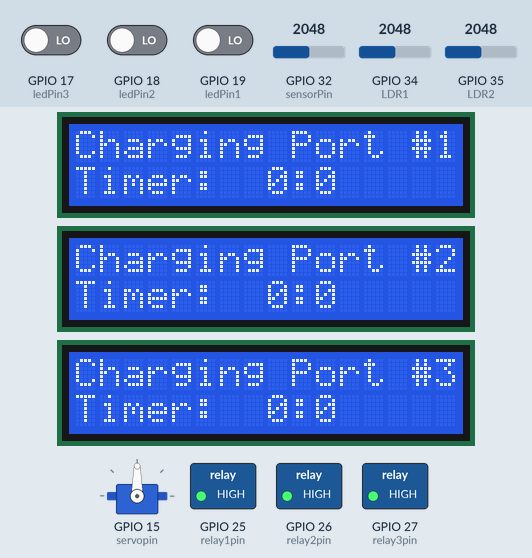
Simulated run of this sketch. Board: ESP32. Shown: 3 × 16×2 character LCD, servo, switched loads named in the sketch (green lamp = pin HIGH). The inputs (shaded band) are chosen by the test bench; at power-on: GPIO 17 (ledPin3) LOW, GPIO 18 (ledPin2) LOW, GPIO 35 (LDR2) = 2048, GPIO 34 (LDR1) = 2048, GPIO 19 (ledPin1) LOW, GPIO 32 (sensorPin) = 2048. WiFi joins after 1.5 s; servers stay silent unless stated; what the sketch prints to the serial monitor is not drawn.

Above: at 3.9 s.
4.0 s: GPIO 17 (ledPin3) driven HIGH
At 6.8 s:
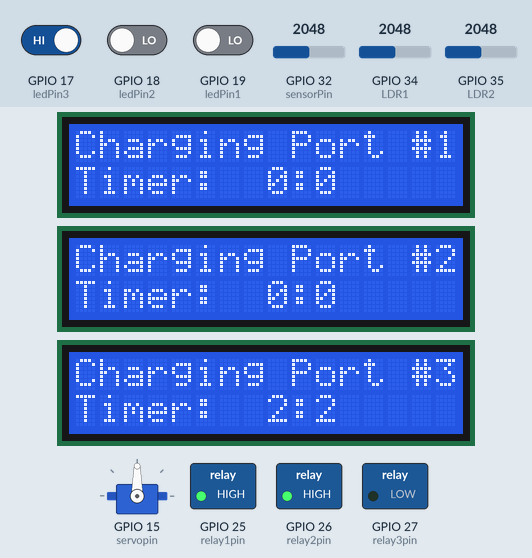
7.0 s: GPIO 18 (ledPin2) driven HIGH
At 9.6 s:
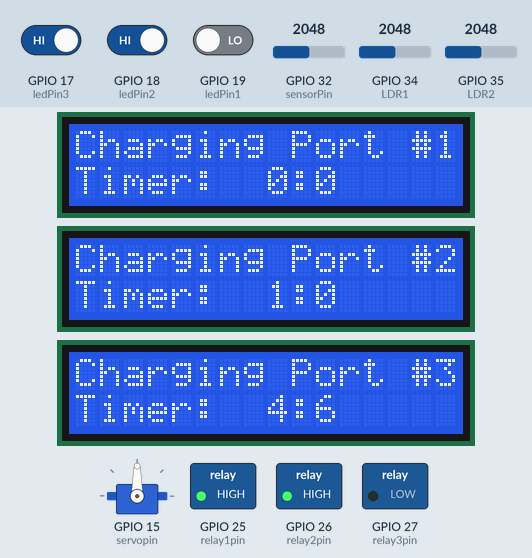
10.0 s: GPIO 35 (LDR2) set to 2866
At 11.9 s:
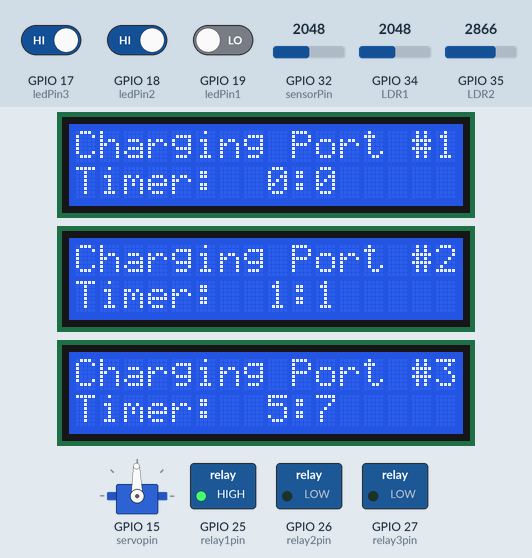
12.6 s: GPIO 34 (LDR1) set to 2866
At 14.3 s:
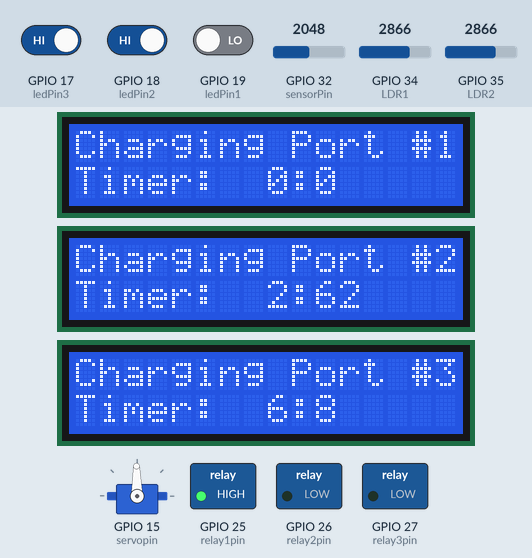
15.6 s: GPIO 17 (ledPin3) driven LOW
At 18.5 s:
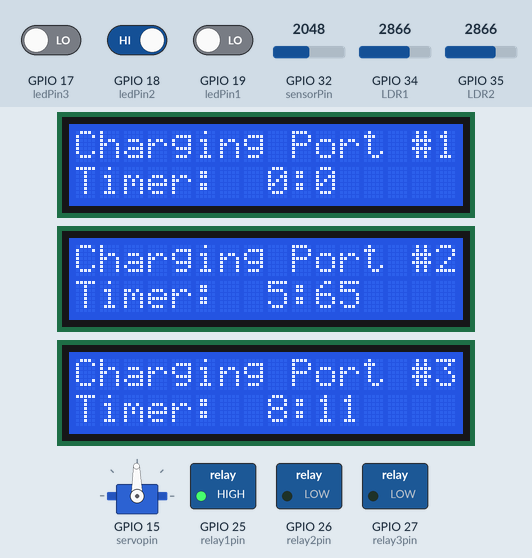
18.6 s: GPIO 19 (ledPin1) driven HIGH
At 21.9 s:
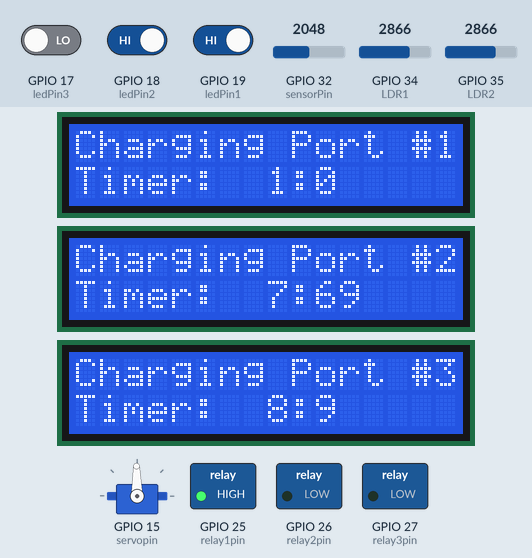
Timing chart, 0 to 22.6 s (numbered marks = the images above; inputs shaded):
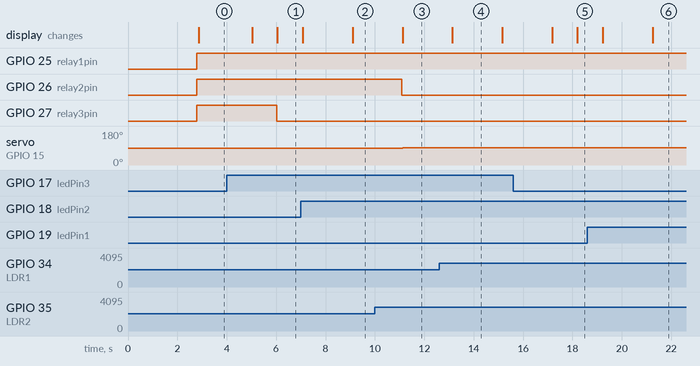

Measured:
- after the input at 4.0 s, GPIO 27 (relay3pin): HIGH → LOW after 2.0 s; the display: first changes after 1.0 s (image 1 shows a later state)
- after the input at 10.0 s, servo on GPIO 15 (servopin): 90° → 91° after 1.1 s
- after the input at 12.6 s, servo on GPIO 15 (servopin): stays 91° (without the input it goes to 92° after 0.54 s)
- after the input at 15.6 s, the display: first differs from a run without the input after 2.6 s (image 5)
- what the display in image 4 shows lasts 2.1 s, from 13.1 s to 15.2 s

The sketch:

timerswsensor.ino
```cpp
//Working with 3IR sensor, 3timers, 3lcd, and 3 relays

#ifdef ESP32
  #include <WiFi.h>
  #include <HTTPClient.h>
#else
  #include <ESP8266WiFi.h>
  #include <ESP8266HTTPClient.h>
  #include <WiFiClient.h>
#endif

// Replace with your network credentials
const char* ssid     = "PLDTHOMEFIBR95c68";
const char* password = "PLDTWIFIxw4aq";

// Jericho Wifi credential
//const char* ssid     = "HUAWEI-c2hG";
//const char* password = "allmight02";


 #include <Wire.h>  // library for I2C protocol
 #include <LiquidCrystal_I2C.h> // library for I2C LCD
 LiquidCrystal_I2C lcd(0x25,16,2); // set the LCD address to 0x27 for a 16 chars and 2 line display
 LiquidCrystal_I2C lcd2(0x26,16,2);
 LiquidCrystal_I2C lcd3(0x27,16,2);

  int sensorValue1;   // variable to store the value coming from the sensor
  int sensorValue2;
  int sensorValue3;

  int ledPin1 = 19;   //pins of infrared sensors
  int ledPin2 = 18;
  int ledPin3 = 17; //D7

  int relay1pin = 25;
  int relay2pin = 26;
  int relay3pin = 27;

  // code for battery sensor
  int sensorPin = 32;    // select the input pin for the potentiometer
  int sensorValue = 0;  // variable to store the value coming from the sensor
  int battery = 0;


  // universal millis variable
  unsigned long startTime = 0;        // millis counter
  unsigned long uniaddmins = 1;
  unsigned long uniaddamount = 3;

  String batstat = "na";
  String batpercent = "na";
  String port1stat = "na";
  String port1time = "na";
  String port2stat = "na";
  String port2time = "na";
  String port3stat = "na";
  String port3time = "na";

  // LCD TIMER 1
 // amount of time will be added when coin is inserted
  unsigned long addmins = uniaddmins;
  unsigned long addamount = uniaddamount; // input secs
  unsigned long timerUp = 0;          // remaining millis till timer is up
  unsigned long updatedtimerUp = 0;   // counting timer
  unsigned long displaychange = 0;   // to change display in lcd every second
  unsigned long mins = 0;           // mins


  // LCD TIMER 2
 // amount of time will be added when coin is inserted
  unsigned long addmins2 = uniaddmins;
  unsigned long addamount2 = uniaddamount; // input secs
  unsigned long timerUp2 = 0;          // remaining millis till timer is up
  unsigned long updatedtimerUp2 = 0;   // counting timer
  unsigned long displaychange2 = 0;   // to change display in lcd every second
  unsigned long mins2 = 0;           // mins


  // LCD TIMER 3
 // amount of time will be added when coin is inserted
  unsigned long addmins3 = uniaddmins;
  unsigned long addamount3 = uniaddamount; // input secs
  unsigned long timerUp3 = 0;          // remaining millis till timer is up
  unsigned long updatedtimerUp3 = 0;   // counting timer
  unsigned long displaychange3 = 0;   // to change display in lcd every second
  unsigned long mins3 = 0;           // mins


//Include the servo motor library
#include <Servo_ESP32.h>
//Define the LDR sensor pins
#define LDR1 34
#define LDR2 35
//Define the error value. You can change it as you like
#define error 500
//Starting point of the servo motor
int Spoint =  90;
//Create an object for the servo motor
Servo_ESP32 servo;

int servopin = 15;
int maxrotate = 180;
int minrotate = 90;


  unsigned long servomove = 0;        //
  unsigned long servoTime = 0;


void setup() {
  // put your setup code here, to run once:
  Serial.begin(9600);
  millis(); //initialize millis start time


  pinMode(ledPin1, INPUT);    //setting infrared pins as input pins
  pinMode(ledPin2, INPUT);
  pinMode(ledPin3, INPUT);

  pinMode(relay1pin, OUTPUT);   // setting relays as output pins
  pinMode(relay2pin, OUTPUT);
  pinMode(relay3pin, OUTPUT);

  pinMode(sensorPin, INPUT);


  // defines the size of lcd
//  lcd.begin(16,2);
//  lcd2.begin(16,2);
//  lcd3.begin(16,2);
  // initialize 3 lcds
  lcd.init();
  lcd2.init();
  lcd3.init();
  //turns on backlight
  lcd.backlight();
  lcd2.backlight();
  lcd3.backlight();
  //clears screen to put text
  lcd.clear();
  lcd2.clear();
  lcd3.clear();
  lcd.setCursor(0,0);
  lcd2.setCursor(0,0);
  lcd3.setCursor(0,0);
  //prints to the screen
  lcd.print("Charging Port #1");
  lcd2.print("Charging Port #2");
  lcd3.print("Charging Port #3");
  lcd.setCursor(0,1);
  lcd2.setCursor(0,1);
  lcd3.setCursor(0,1);
  lcd.print("Timer: ");
  lcd2.print("Timer: ");
  lcd3.print("Timer: ");
  lcd.setCursor(9,1);
  lcd2.setCursor(9,1);
  lcd3.setCursor(9,1);
  lcd.print(":");
  lcd2.print(":");
  lcd3.print(":");

//Include servo motor PWM pin
  servo.attach(servopin);
//Set the starting point of the servo
  servo.write(Spoint);
  delay(1000);

    WiFi.begin(ssid, password);
  Serial.println("Connecting");
  while(WiFi.status() != WL_CONNECTED) {
    delay(500);
    Serial.print(".");
  }
  Serial.println("");
  Serial.print("Connected to WiFi network with IP Address: ");
  Serial.println(WiFi.localIP());

}

void loop() {
  // put your main code here, to run repeatedly:
  startTime = millis();
  servoTime = millis();
  startTime = startTime / 1000;   // Convert startTime to seconds

  sensorValue1 = digitalRead(ledPin1);    //Reads value of infrared sensors
  sensorValue2 = digitalRead(ledPin2);
  sensorValue3 = digitalRead(ledPin3);

  int voltageValue = analogRead(sensorPin);
  int battery=map(voltageValue,788,3950,1,100);


  //  Serial.print("IR1: ");
  //  Serial.print(sensorValue1);
  //  Serial.print(" IR2: ");
  //  Serial.print(sensorValue2);
  //  Serial.print(" IR3: ");
  //  Serial.print(sensorValue3);
  //  Serial.print(" ");
  //  Serial.print("voltage: ");
  //  Serial.print(voltageValue);
  //  Serial.println("   ");


  // LCD TIMER 1 ----------------------------------------------------------------------

  updatedtimerUp = timerUp - startTime;

  if (updatedtimerUp == 1){
    if (mins > 0){
      timerUp = timerUp + 60;
      mins = mins - 1;
    }
  }

  if (updatedtimerUp >= 1000000){
    updatedtimerUp = 0;
  }


//  Serial.println(sensorValue1);


      //Runs when IR
    if (sensorValue1 == 1) {

      if (updatedtimerUp >=1){
        timerUp = timerUp + addamount;
        mins = mins + addmins;
      } else {
        timerUp = startTime + addamount;
        mins = mins + addmins;
      }


      Serial.println("coin inserted!!");
      delay(1000);
    }


  // LCD TIMER 2 ----------------------------------------------------------------------

updatedtimerUp2 = timerUp2 - startTime;

  if (updatedtimerUp2 == 1){
    if (mins2 > 0){
      timerUp2 = timerUp2 + 60;
      mins2 = mins2 - 1;
    }
  }

  if (updatedtimerUp2 >= 1000000){
    updatedtimerUp2 = 0;
  }


//  Serial.println(sensorValue1);

    if (sensorValue2 == 1) {

      if (updatedtimerUp2 >=1){
        timerUp2 = timerUp2 + addamount2;
        mins2 = mins2 + addmins2;
      } else {
        timerUp2 = startTime + addamount2;
        mins2 = mins2 + addmins2;
      }


      Serial.println("coin inserted!!");
      delay(1000);
    }


  // LCD TIMER 3 ----------------------------------------------------------------------

updatedtimerUp3 = timerUp3 - startTime;

  if (updatedtimerUp3 == 1){
    if (mins3 > 0){
      timerUp3 = timerUp3 + 60;
      mins3 = mins3 - 1;
    }
  }

  if (updatedtimerUp3 >= 1000000){
    updatedtimerUp3 = 0;
  }


    if (sensorValue3 == 1) {

      if (updatedtimerUp3 >=1){
        timerUp3 = timerUp3 + addamount3;
        mins3 = mins3 + addmins3;
      } else {
        timerUp3 = startTime + addamount3;
        mins3 = mins3 + addmins3;
      }


      Serial.println("coin inserted!!");
      delay(1000);
    }


    // turn on relay if timer is running
  if (updatedtimerUp > 0){
//    digitalWrite(relay1pin, HIGH);

//    Serial.print("relay1pin: ");
//    Serial.print(relay1pin);
//    Serial.print("   ");
//    Serial.print("updatedtimerUp: ");
//    Serial.print(updatedtimerUp);
//    Serial.println("   ");


    digitalWrite(relay1pin, LOW);

  } else {

//    Serial.print("relay1pin: ");
//    Serial.print(relay1pin);
//    Serial.println("   ");


        digitalWrite(relay1pin, HIGH);

  }

  if (updatedtimerUp2 > 0){
    digitalWrite(relay2pin, LOW);
  } else {
    digitalWrite(relay2pin, HIGH);
  }

  if (updatedtimerUp3 > 0){
    digitalWrite(relay3pin, LOW);
  } else {
    digitalWrite(relay3pin, HIGH);
  }


  // Change the time in lcd everysecond -----------------------------------------------
  //
  if (startTime >= displaychange){
    displaychange = startTime + 1;

//    Serial.print("startTime: ");
//    Serial.print(startTime);
//    Serial.print(" ");
//
//    Serial.print("timerUp: ");
//    Serial.print(timerUp);
//    Serial.print("   ");
//
    Serial.print("updatedtimerUp: ");
    Serial.print(updatedtimerUp);
    Serial.print(" ");

    Serial.print("updatedtimerUp2: ");
    Serial.print(updatedtimerUp2);
    Serial.print(" ");

    Serial.print("updatedtimerUp3: ");
    Serial.print(updatedtimerUp3);
    Serial.print(" ");


    Serial.println("   ");


  // LCD TIMER 1 Updater
    if (updatedtimerUp < 10){

      if (mins > 9){
        lcd.setCursor(7,1);
        lcd.print(mins);
      } else {
        lcd.setCursor(8,1);
        lcd.print(mins);
        lcd.setCursor(7,1);
        lcd.print(" ");
      }

      lcd.setCursor(10,1);
      lcd.print(updatedtimerUp);
      lcd.setCursor(11,1);
      lcd.print(" ");

    } else {
      lcd.setCursor(10,1);
      lcd.print(updatedtimerUp);

        if (mins > 9){
          lcd.setCursor(7,1);
          lcd.print(mins);
        } else {
          lcd.setCursor(8,1);
          lcd.print(mins);
          lcd.setCursor(7,1);
          lcd.print(" ");
        }
    }


  // LCD TIMER 2 Updater
    if (updatedtimerUp2 < 10){

      if (mins2 > 9){
        lcd2.setCursor(7,1);
        lcd2.print(mins2);
      } else {
        lcd2.setCursor(8,1);
        lcd2.print(mins2);
        lcd2.setCursor(7,1);
        lcd2.print(" ");
      }

      lcd2.setCursor(10,1);
      lcd2.print(updatedtimerUp2);
      lcd2.setCursor(11,1);
      lcd2.print(" ");

    } else {
      lcd2.setCursor(10,1);
      lcd2.print(updatedtimerUp2);

        if (mins2 > 9){
          lcd2.setCursor(7,1);
          lcd2.print(mins2);
        } else {
          lcd2.setCursor(8,1);
          lcd2.print(mins2);
          lcd2.setCursor(7,1);
          lcd2.print(" ");
        }
    }


  }


  // LCD TIMER 3 Updater
    if (updatedtimerUp3 < 10){

      if (mins3 > 9){
        lcd3.setCursor(7,1);
        lcd3.print(mins3);
      } else {
        lcd3.setCursor(8,1);
        lcd3.print(mins3);
        lcd3.setCursor(7,1);
        lcd3.print(" ");
      }

      lcd3.setCursor(10,1);
      lcd3.print(updatedtimerUp3);
      lcd3.setCursor(11,1);
      lcd3.print(" ");

    } else {
      lcd3.setCursor(10,1);
      lcd3.print(updatedtimerUp3);

        if (mins3 > 9){
          lcd3.setCursor(7,1);
          lcd3.print(mins3);
        } else {
          lcd3.setCursor(8,1);
          lcd3.print(mins3);
          lcd3.setCursor(7,1);
          lcd3.print(" ");
        }
    }


if (servoTime > servomove){
  servomove = startTime + 15;

//Get the LDR sensor value
  int ldr1 = analogRead(LDR1);
//Get the LDR sensor value
  int ldr2 = analogRead(LDR2);

//Get the difference of these values
  int value1 = abs(ldr1 - ldr2);
  int value2 = abs(ldr2 - ldr1);

//Check these values using a IF condition
  if ((value1 <= error) || (value2 <= error)) {

  } else {
    if (ldr1 > ldr2) {
      Spoint = --Spoint;
        if (Spoint < minrotate){
          Spoint = minrotate;
        }
    }
    if (ldr1 < ldr2) {
        Spoint = ++Spoint;
    }
    if (Spoint > maxrotate){
      Spoint = maxrotate;
    }
  }
//Write values on the servo motor
  servo.write(Spoint);
//  delay(15);
//  Serial.print(ldr1);
//  Serial.print("   ");
//  Serial.println(ldr2);
}


}


void uploadtodb() {
  // variables to be stored in database
  String batstat="11a";
  String batpercent= String(battery);


  if (updatedtimerUp >= 1){
    String port1stat = "Charging";
  } else {
    String port1stat = "Not_Charging";
  }

  if (updatedtimerUp2 >= 1){
    String port2stat = "Charging";
  } else {
    String port2stat = "Not_Charging";
  }

  if (updatedtimerUp3 >= 1){
    String port3stat = "Charging";
  } else {
    String port3stat = "Not_Charging";
  }


 port1time = String(mins) + ":" + String(updatedtimerUp);
 port2time = String(mins2) + ":" + String(updatedtimerUp2);
 port3time = String(mins3) + ":" + String(updatedtimerUp3);

String serverName = "http://solartrackerfv2.site/send.php?batstat="+batstat+"&batpercent="+batpercent+"&port1stat="+port1stat+"&port1time="+port1time+"&port2stat="+port2stat+"&port2time="+port2time+"&port3stat="+port3stat+"&port3time="+port3time;
    //Check WiFi connection status
  if(WiFi.status()== WL_CONNECTED){
    WiFiClient client;
    HTTPClient http;

    // Your Domain name with URL path or IP address with path
    http.begin(client, serverName);

    // Specify content-type header
    http.addHeader("Content-Type", "application/x-www-form-urlencoded");

    // Prepare your HTTP POST request data
    String httpRequestData = "";
    Serial.print("httpRequestData: ");
    Serial.println(httpRequestData);

    // Send HTTP POST request
    int httpResponseCode = http.POST(httpRequestData);

    if (httpResponseCode>0) {
      Serial.print("HTTP Response code: ");
      Serial.println(httpResponseCode);
    }
    else {
      Serial.print("Error code: ");
      Serial.println(httpResponseCode);
    }
    // Free resources
    http.end();
  }
  else {
    Serial.println("WiFi Disconnected");
  }
  //Send an HTTP POST request every 30 seconds
//  delay(30000);
}
```
